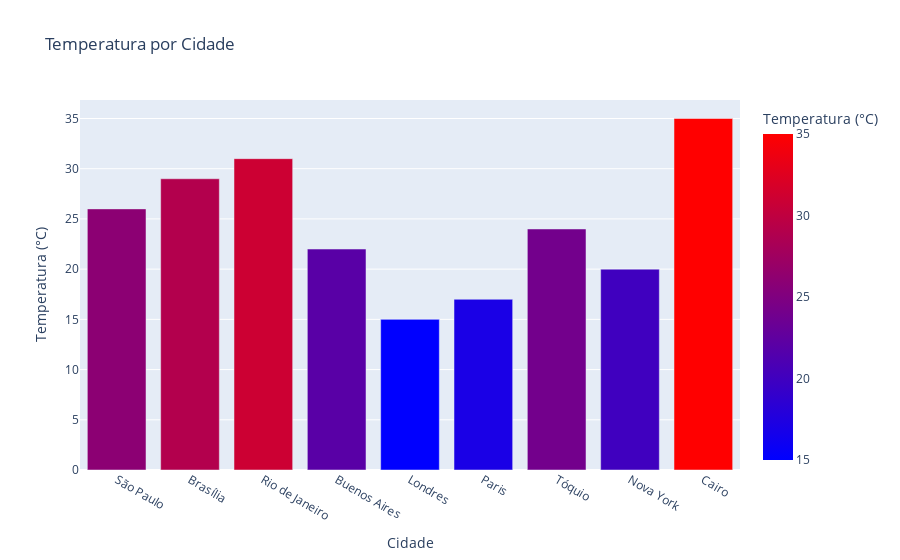

Notebook code for this chart:
### Code cell
import plotly.express as px

# Gráfico de barras: Temperatura por cidade
fig1 = px.bar(df, x='cidade', y='temperatura',
              title='Temperatura por Cidade',
              labels={'cidade': 'Cidade', 'temperatura': 'Temperatura (°C)'},
              color='temperatura',
              color_continuous_scale='Bluered')
fig1.show()

### Figure 1 — Plotly figure (JSON) as saved in the notebook; plotly's stock layout.template omitted (floating-point values rounded to 4 significant figures)
{"data": [{"hovertemplate": "Cidade=%{x}<br>Temperatura (°C)=%{marker.color}<extra></extra>", "legendgroup": "", "marker": {"color": [26.0, 29.0, 31.0, 22.0, 15.0, 17.0, 24.0, 20.0, 35.0], "coloraxis": "coloraxis", "pattern": {"shape": ""}}, "name": "", "orientation": "v", "showlegend": false, "textposition": "auto", "type": "bar", "x": ["São Paulo", "Brasília", "Rio de Janeiro", "Buenos Aires", "Londres", "Paris", "Tóquio", "Nova York", "Cairo"], "xaxis": "x", "y": [26.0, 29.0, 31.0, 22.0, 15.0, 17.0, 24.0, 20.0, 35.0], "yaxis": "y"}], "layout": {"barmode": "relative", "coloraxis": {"colorbar": {"title": {"text": "Temperatura (°C)"}}, "colorscale": [[0, "rgb(0,0,255)"], [1, "rgb(255,0,0)"]]}, "legend": {"tracegroupgap": 0}, "title": {"text": "Temperatura por Cidade"}, "xaxis": {"anchor": "y", "domain": [0, 1], "title": {"text": "Cidade"}}, "yaxis": {"anchor": "x", "domain": [0, 1], "title": {"text": "Temperatura (°C)"}}}}
